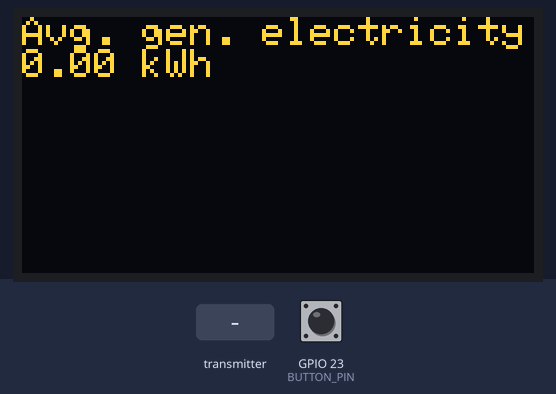
Bench run of a sketch on a simulated ESP32. Shown: 128×64 one-colour display. The inputs (shaded band) are chosen by the test bench; at power-on: GPIO 23 (BUTTON_PIN) HIGH. The OLED is the two-colour kind (top 16 rows yellow); the display library's start-up logo is not drawn.

Above: at 2.2 s.
2.3 s: GPIO 23 (BUTTON_PIN) pulled LOW for 0.15 s
At 2.7 s:
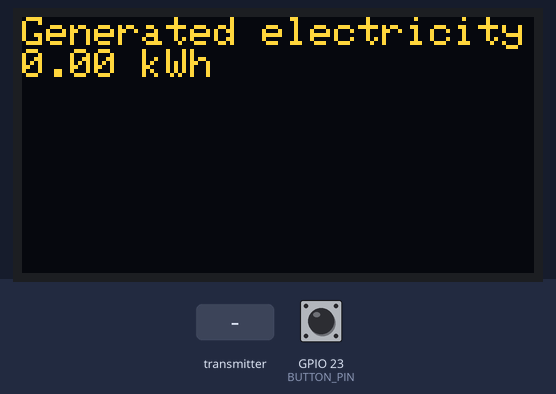
3.9 s: GPIO 23 (BUTTON_PIN) pulled LOW for 1 s
At 5.2 s:
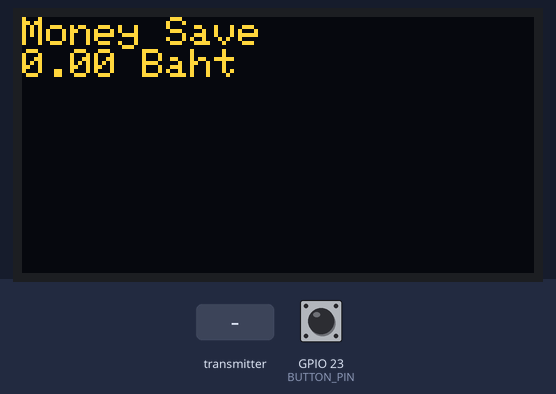
6.4 s: the transmitter starts sending saveMoney = 25
At 7.6 s:
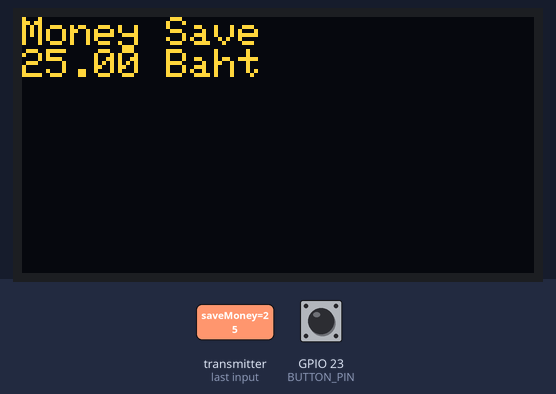
7.9 s: GPIO 23 (BUTTON_PIN) pulled LOW for 0.15 s
At 9.0 s:
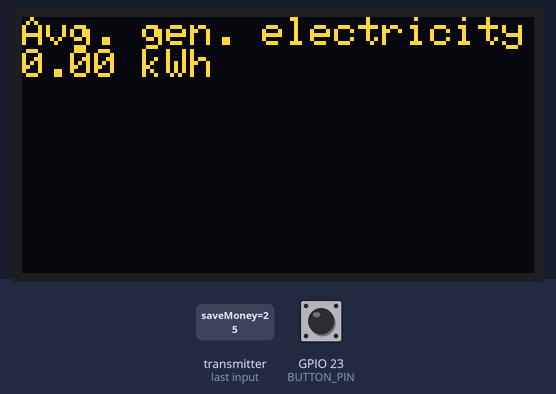
9.5 s: the transmitter starts sending latestGenElec = 25
At 10.3 s:
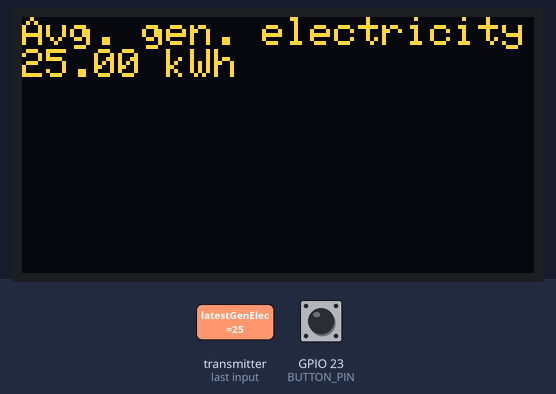
11.1 s: the transmitter starts sending latestGenElec = 50
At 11.6 s:
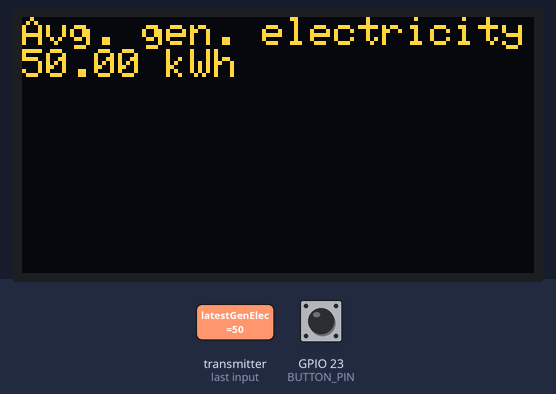
Timing chart, 0 to 13.7 s (numbered marks = the images above; inputs shaded):
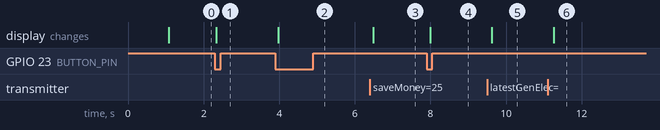

The sketch:

oled_button.ino
```cpp
#include <esp_now.h>
#include "WiFi.h"
#include <Wire.h>
#include <ezButton.h>
#include <Adafruit_GFX.h>
#include <Adafruit_SSD1306.h>

#define BUTTON_PIN 23
ezButton button(BUTTON_PIN);

#define OLED_RESET 16
#define SCREEN_ADDRESS 0x3C
Adafruit_SSD1306 display(OLED_RESET);

typedef struct receiveValue {
  float latestGenElec;
  float genElec;
  float saveMoney;
} receiveValue;

receiveValue recvVal;

void OnDataReceive(const uint8_t *mac_addr, const uint8_t *incomingData, int len) {
  memcpy(&recvVal, incomingData, sizeof(receiveValue));
}

void setup() {
  Serial.begin(9600);

  recvVal.latestGenElec = 0;
  recvVal.genElec = 0;
  recvVal.saveMoney = 0;

  WiFi.mode(WIFI_STA);
  if (esp_now_init() != ESP_OK) {
    Serial.println("Error initializing ESP-NOW");
    return;
  }

  esp_now_register_recv_cb(OnDataReceive);

  if(!display.begin(SSD1306_SWITCHCAPVCC, SCREEN_ADDRESS)) {
    Serial.println(F("SSD1306 allocation failed"));
    for(;;);
  }

  display.display();
  delay(1000);
}

void loop() {
  button.loop();

  switch (button.getCount() % 3) {
  case 0:
      displayAverage();
      break;
    case 1:
      displayGeneratedElectricity();
      break;
    case 2:
      displayMoneySave();
      break;
    default:
      break;
  }
}

void displayAverage() {
  display.clearDisplay();
  display.setTextSize(1);
  display.setTextColor(WHITE);

  display.setCursor(0, 0);
  display.println("Avg. gen. electricity");
  display.printf("%.2f kWh", recvVal.latestGenElec);

  display.display();
  delay(100);
}

void displayGeneratedElectricity() {
  display.clearDisplay();
  display.setTextSize(1);
  display.setTextColor(WHITE);

  display.setCursor(0, 0);
  display.println("Generated electricity");
  display.printf("%.2f kWh", recvVal.genElec);

  display.display();
  delay(100);
}

void displayMoneySave() {
  display.clearDisplay();
  display.setTextSize(1);
  display.setTextColor(WHITE);

  display.setCursor(0, 0);
  display.println("Money Save");
  display.printf("%.2f Baht", recvVal.saveMoney);

  display.display();
  delay(100);
}
```

Measured:
- after the input at 2.3 s, the display: changes at once (image 1)
- after the input at 3.9 s, the display: changes after 0.07 s (image 2)
- after the input at 6.4 s, the display: changes after 0.08 s (image 3)
- after the input at 7.9 s, the display: changes after 0.09 s (image 4)
- after the input at 9.5 s, the display: changes after 0.13 s (image 5)
- after the input at 11.1 s, the display: changes after 0.16 s (image 6)
